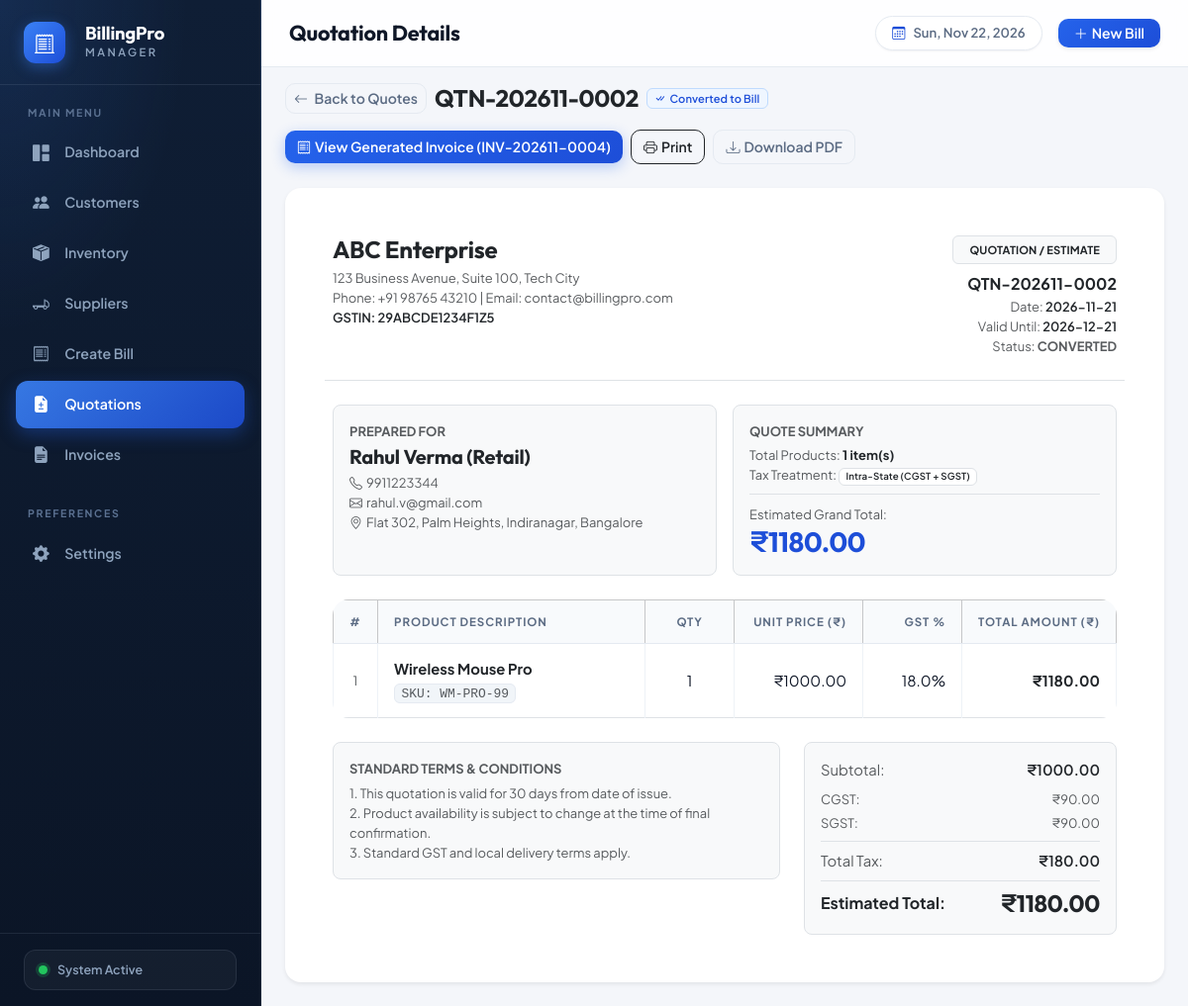
The page /quotations/7 on the database its author committed.
### tables this page shows
CREATE TABLE quotations (
    id INTEGER PRIMARY KEY AUTOINCREMENT,
    quotation_number TEXT UNIQUE NOT NULL,
    customer_id INTEGER NOT NULL REFERENCES customers(id) ON DELETE RESTRICT,
    quotation_date DATE NOT NULL,
    valid_until DATE,
    subtotal REAL NOT NULL DEFAULT 0.0,
    discount_type TEXT DEFAULT 'fixed',
    discount_value REAL NOT NULL DEFAULT 0.0,
    discount_amount REAL NOT NULL DEFAULT 0.0,
    taxable_amount REAL NOT NULL DEFAULT 0.0,
    tax_type TEXT NOT NULL DEFAULT 'intra_state',
    cgst_amount REAL NOT NULL DEFAULT 0.0,
    sgst_amount REAL NOT NULL DEFAULT 0.0,
    igst_amount REAL NOT NULL DEFAULT 0.0,
    total_tax REAL NOT NULL DEFAULT 0.0,
    grand_total REAL NOT NULL DEFAULT 0.0,
    status TEXT NOT NULL DEFAULT 'Draft',
    converted_invoice_id INTEGER REFERENCES invoices(id) ON DELETE SET NULL,
    notes TEXT,
    created_at TIMESTAMP DEFAULT CURRENT_TIMESTAMP,
    updated_at TIMESTAMP DEFAULT CURRENT_TIMESTAMP
);

CREATE TABLE invoices (
    id INTEGER PRIMARY KEY AUTOINCREMENT,
    invoice_number TEXT UNIQUE NOT NULL,
    customer_id INTEGER NOT NULL REFERENCES customers(id) ON DELETE RESTRICT,
    invoice_date DATE NOT NULL,
    subtotal REAL NOT NULL DEFAULT 0.0,
    discount_type TEXT DEFAULT 'fixed',
    discount_value REAL NOT NULL DEFAULT 0.0,
    discount_amount REAL NOT NULL DEFAULT 0.0,
    taxable_amount REAL NOT NULL DEFAULT 0.0,
    tax_type TEXT NOT NULL DEFAULT 'intra_state',
    cgst_amount REAL NOT NULL DEFAULT 0.0,
    sgst_amount REAL NOT NULL DEFAULT 0.0,
    igst_amount REAL NOT NULL DEFAULT 0.0,
    total_tax REAL NOT NULL DEFAULT 0.0,
    grand_total REAL NOT NULL DEFAULT 0.0,
    paid_amount REAL NOT NULL DEFAULT 0.0,
    balance_amount REAL NOT NULL DEFAULT 0.0,
    payment_status TEXT NOT NULL DEFAULT 'Unpaid',
    status TEXT NOT NULL DEFAULT 'active',
    notes TEXT,
    created_at TIMESTAMP DEFAULT CURRENT_TIMESTAMP,
    updated_at TIMESTAMP DEFAULT CURRENT_TIMESTAMP
);

CREATE TABLE business_settings (
    id INTEGER PRIMARY KEY CHECK (id = 1),
    business_name TEXT NOT NULL DEFAULT 'Billing Pro Enterprises',
    logo_path TEXT DEFAULT 'static/images/logo.png',
    address TEXT DEFAULT '123 Business Avenue, Suite 100, Tech City',
    phone TEXT DEFAULT '+91 98765 43210',
    email TEXT DEFAULT 'contact@billingpro.com',
    gstin TEXT DEFAULT '29ABCDE1234F1Z5',
    currency_symbol TEXT DEFAULT '₹',
    terms_conditions TEXT DEFAULT '1. Goods once sold will not be accepted back without invoice.
2. Payment is due within 15 days.',
    updated_at TIMESTAMP DEFAULT CURRENT_TIMESTAMP
);

CREATE TABLE customers (
    id INTEGER PRIMARY KEY AUTOINCREMENT,
    customer_id TEXT UNIQUE NOT NULL,
    name TEXT NOT NULL,
    phone TEXT NOT NULL,
    email TEXT,
    address TEXT,
    gstin TEXT,
    created_at TIMESTAMP DEFAULT CURRENT_TIMESTAMP,
    updated_at TIMESTAMP DEFAULT CURRENT_TIMESTAMP
);

CREATE TABLE quotation_items (
    id INTEGER PRIMARY KEY AUTOINCREMENT,
    quotation_id INTEGER NOT NULL REFERENCES quotations(id) ON DELETE CASCADE,
    product_id INTEGER REFERENCES products(id) ON DELETE SET NULL,
    product_name TEXT NOT NULL,
    sku TEXT,
    quantity INTEGER NOT NULL,
    unit_price REAL NOT NULL,
    gst_rate REAL NOT NULL DEFAULT 0.0,
    gst_amount REAL NOT NULL DEFAULT 0.0,
    total_amount REAL NOT NULL,
    created_at TIMESTAMP DEFAULT CURRENT_TIMESTAMP
);

### routes/quotations.py (the view)
@quotations_bp.route('/<int:quotation_id>', methods=['GET'])
def view_quotation(quotation_id):
    qtn = QuotationModel.get_by_id(quotation_id)
    if not qtn:
        flash('Quotation not found.', 'danger')
        return redirect(url_for('quotations.list_quotations'))
    settings = PDFService.get_business_settings()
    return render_template(
        'quotation_detail.html',
        quotation=qtn,
        settings=settings,
        statuses=QuotationModel.STATUSES,
        payment_methods=PaymentModel.PAYMENT_METHODS
    )

### templates/quotation_detail.html (shortened to what this page needs)
{% extends 'base.html' %}
{% block page_title %}Quotation Details{% endblock %}
{% block content %}
<div class="d-flex flex-wrap justify-content-between align-items-center gap-3 mb-4">
    <div class="d-flex align-items-center gap-2">
        <a href="{{ url_for('quotations.list_quotations') }}" class="btn btn-outline-secondary btn-sm">
            <i class="bi bi-arrow-left me-1"></i> Back to Quotes
        </a>
        <h4 class="mb-0 fw-bold text-dark">{{ quotation.quotation_number }}</h4>
        {% if quotation.status == 'Converted' %}
            <span class="badge badge-soft-primary"><i class="bi bi-check-all me-1"></i>Converted to Bill</span>
        {% elif quotation.status == 'Accepted' %}
            <span class="badge badge-soft-success"><i class="bi bi-check-circle me-1"></i>Accepted</span>
        {% elif quotation.status == 'Sent' %}
            <span class="badge bg-light text-primary border"><i class="bi bi-send me-1"></i>Sent</span>
        {% elif quotation.status == 'Declined' %}
            <span class="badge badge-soft-danger"><i class="bi bi-x-circle me-1"></i>Declined</span>
        {% else %}
            <span class="badge bg-light text-secondary border">Draft</span>
        {% endif %}
    </div>
    <div class="d-flex flex-wrap align-items-center gap-2">
        {% if quotation.status != 'Converted' %}
            <button type="button" class="btn btn-success d-flex align-items-center shadow-sm" data-bs-toggle="modal" data-bs-target="#convertInvoiceModal">
                <i class="bi bi-receipt me-1"></i> Convert to Invoice
            </button>
            <a href="{{ url_for('quotations.edit_quotation', quotation_id=quotation.id) }}" class="btn btn-outline-primary d-flex align-items-center">
                <i class="bi bi-pencil me-1"></i> Edit Quote
            </a>
        {% else %}
            {% if quotation.converted_invoice_id %}
                <a href="{{ url_for('invoices.view_invoice', invoice_id=quotation.converted_invoice_id) }}" class="btn btn-primary d-flex align-items-center">
                    <i class="bi bi-receipt me-1"></i> View Generated Invoice ({{ quotation.converted_invoice_number }})
                </a>
            {% endif %}
        {% endif %}
        <a href="{{ url_for('quotations.print_pdf', quotation_id=quotation.id) }}" target="_blank" class="btn btn-outline-dark d-flex align-items-center">
            <i class="bi bi-printer me-1"></i> Print
        </a>
        <a href="{{ url_for('quotations.download_pdf', quotation_id=quotation.id) }}" class="btn btn-outline-secondary d-flex align-items-center">
            <i class="bi bi-download me-1"></i> Download PDF
        </a>
    </div>
</div>
<div class="card border-0 shadow-sm p-4 p-md-5 bg-white">
    <div class="row align-items-start mb-4 pb-4 border-bottom g-3">
        <div class="col-sm-7">
            <h4 class="fw-bold mb-1 text-dark" style="font-family: 'Outfit', sans-serif;">{{ settings.business_name }}</h4>
            <div class="text-muted small">
                <div>{{ settings.address }}</div>
                <div>Phone: {{ settings.phone }} | Email: {{ settings.email }}</div>
                {% if settings.gstin %}
                    <div class="fw-semibold text-dark">GSTIN: {{ settings.gstin }}</div>
                {% endif %}
            </div>
        </div>
        <div class="col-sm-5 text-sm-end">
            <span class="badge bg-light text-dark border px-3 py-2 fw-bold text-uppercase tracking-wider fs-7">
                QUOTATION / ESTIMATE
            </span>
            <div class="mt-2">
                <div class="fw-bold text-dark fs-6">{{ quotation.quotation_number }}</div>
                <div class="text-muted small">Date: <span class="fw-semibold text-dark">{{ quotation.quotation_date }}</span></div>
                {% if quotation.valid_until %}
                    <div class="text-muted small">Valid Until: <span class="fw-semibold text-dark">{{ quotation.valid_until }}</span></div>
                {% endif %}
                <div class="text-muted small">Status: <span class="fw-bold text-uppercase">{{ quotation.status }}</span></div>
            </div>
        </div>
    </div>
    <div class="row mb-4 g-3">
        <div class="col-md-6">
            <div class="p-3 bg-light rounded-3 h-100 border">
                <span class="text-muted small fw-bold text-uppercase d-block mb-1">Prepared For</span>
                <h5 class="fw-bold mb-1 text-dark">{{ quotation.customer_name }}</h5>
                <div class="small text-muted">
                    <div><i class="bi bi-telephone me-1"></i>{{ quotation.customer_phone }}</div>
                    {% if quotation.customer_email %}
                        <div><i class="bi bi-envelope me-1"></i>{{ quotation.customer_email }}</div>
                    {% endif %}
                    {% if quotation.customer_address %}
                        <div><i class="bi bi-geo-alt me-1"></i>{{ quotation.customer_address }}</div>
                    {% endif %}
                </div>
            </div>
        </div>
        <div class="col-md-6">
            <div class="p-3 bg-light rounded-3 h-100 border d-flex flex-column justify-content-between">
                <div>
                    <span class="text-muted small fw-bold text-uppercase d-block mb-1">Quote Summary</span>
                    <div class="small text-muted">Total Products: <span class="fw-bold text-dark">{{ quotation['items']|length }} item(s)</span></div>
                    <div class="small text-muted">Tax Treatment:
                        <span class="badge bg-white text-dark border fw-semibold">
                            {% if quotation.tax_type == 'intra_state' %}Intra-State (CGST + SGST)
                            {% elif quotation.tax_type == 'inter_state' %}Inter-State (IGST)
                            {% else %}GST Exempt{% endif %}
                        </span>
                    </div>
                </div>
                <div class="mt-2 pt-2 border-top">
                    <span class="small text-muted">Estimated Grand Total:</span>
                    <h3 class="mb-0 fw-bold text-primary">₹{{ "%.2f"|format(quotation.grand_total) }}</h3>
                </div>
            </div>
        </div>
    </div>
    <div class="table-responsive mb-4">
        <table class="table table-bordered align-middle mb-0">
            <thead class="table-light">
                <tr>
                    <th style="width: 45px;" class="text-center">#</th>
                    <th>Product Description</th>
                    <th class="text-center" style="width: 90px;">Qty</th>
                    <th class="text-end" style="width: 130px;">Unit Price (₹)</th>
                    <th class="text-end" style="width: 100px;">GST %</th>
                    <th class="text-end" style="width: 140px;">Total Amount (₹)</th>
                </tr>
            </thead>
            <tbody>
                {% for it in quotation['items'] %}
                <tr>
                    <td class="text-center text-muted small">{{ loop.index }}</td>
                    <td>
                        <div class="fw-bold text-dark">{{ it.product_name }}</div>
                        {% if it.sku %}
                            <code class="small text-muted">SKU: {{ it.sku }}</code>
                        {% endif %}
                    </td>
                    <td class="text-center">{{ it.quantity }}</td>
                    <td class="text-end">₹{{ "%.2f"|format(it.unit_price) }}</td>
                    <td class="text-end">{{ it.gst_rate }}%</td>
                    <td class="text-end fw-bold text-dark">₹{{ "%.2f"|format(it.total_amount) }}</td>
                </tr>
                {% endfor %}
            </tbody>
        </table>
    </div>
    <div class="row g-4 align-items-start">
        <div class="col-md-7">
            <div class="p-3 bg-light rounded-3 border">
                <span class="small fw-bold text-uppercase text-muted d-block mb-1">Standard Terms & Conditions</span>
                <p class="small mb-0 text-muted">
                    1. This quotation is valid for 30 days from date of issue.<br>
                    2. Product availability is subject to change at the time of final confirmation.<br>
                    3. Standard GST and local delivery terms apply.
                </p>
            </div>
        </div>
        <div class="col-md-5">
            <div class="border rounded-3 p-3 bg-light">
                <div class="d-flex justify-content-between mb-2">
                    <span class="text-muted">Subtotal:</span>
                    <span class="fw-semibold">₹{{ "%.2f"|format(quotation.subtotal) }}</span>
                </div>
                {% if quotation.cgst_amount > 0 or quotation.sgst_amount > 0 %}
                    <div class="d-flex justify-content-between mb-1 small text-muted">
                        <span>CGST:</span>
                        <span>₹{{ "%.2f"|format(quotation.cgst_amount) }}</span>
                    </div>
                    <div class="d-flex justify-content-between mb-2 small text-muted">
                        <span>SGST:</span>
                        <span>₹{{ "%.2f"|format(quotation.sgst_amount) }}</span>
                    </div>
                {% elif quotation.igst_amount > 0 %}
                    <div class="d-flex justify-content-between mb-2 small text-muted">
                        <span>IGST:</span>
                        <span>₹{{ "%.2f"|format(quotation.igst_amount) }}</span>
                    </div>
                {% endif %}
                <div class="d-flex justify-content-between mb-2 pt-2 border-top">
                    <span class="text-muted">Total Tax:</span>
                    <span class="fw-semibold">₹{{ "%.2f"|format(quotation.total_tax) }}</span>
                </div>
                <div class="d-flex justify-content-between align-items-center pt-2 border-top">
                    <span class="fw-bold text-dark fs-6">Estimated Total:</span>
                    <h4 class="fw-bold text-dark mb-0">₹{{ "%.2f"|format(quotation.grand_total) }}</h4>
                </div>
            </div>
        </div>
    </div>
</div>
{% endblock %}

### rows shown on the page
quotations: quotation_number "QTN-202611-0002", quotation_date "2026-11-21", valid_until "2026-12-21", status "CONVERTED", grand_total "1180.00", subtotal "1000.00", cgst_amount "90.00", sgst_amount "90.00", total_tax "180.00"
invoices: converted_invoice_number "INV-202611-0004"
business_settings: business_name "ABC Enterprise", address "123 Business Avenue, Suite 100, Tech City", phone "+91 98765 43210", email "contact@billingpro.com", gstin "29ABCDE1234F1Z5"
customers: customer_name "Rahul Verma (Retail)", customer_phone "9911223344", customer_email "rahul.v@gmail.com", customer_address "Flat 302, Palm Heights, Indiranagar, Bangalore"
quotation_items: product_name "Wireless Mouse Pro", sku "WM-PRO-99", quantity "1", unit_price "1000.00", gst_rate "18.0", total_amount "1180.00"

### other values the page prints
{{ quotation['items']|length }} "1"
